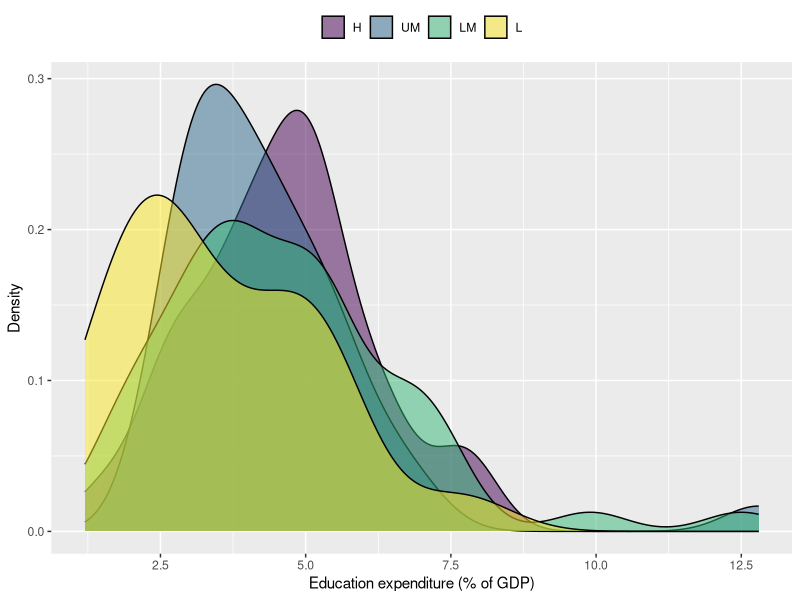
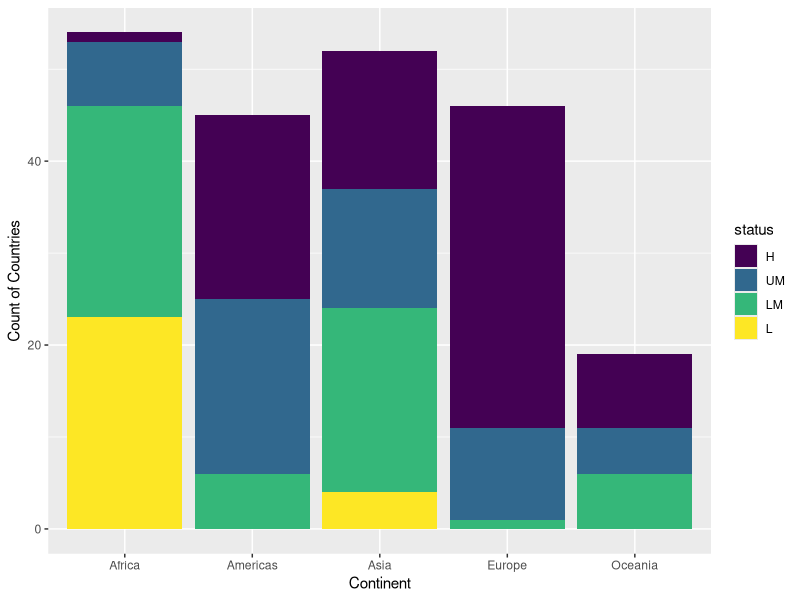
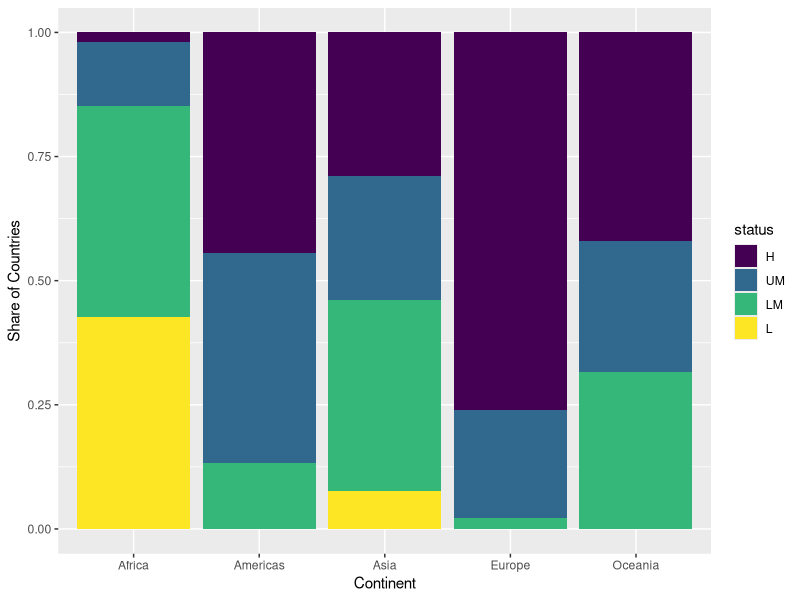
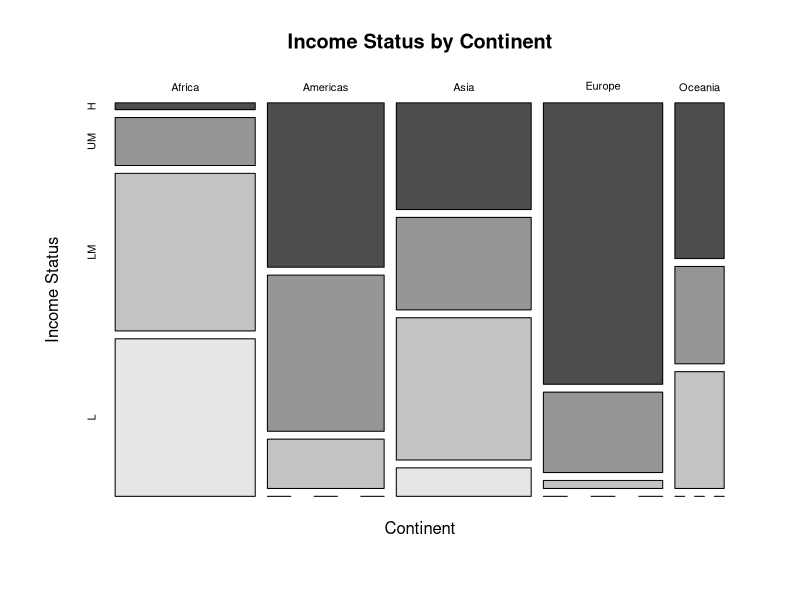
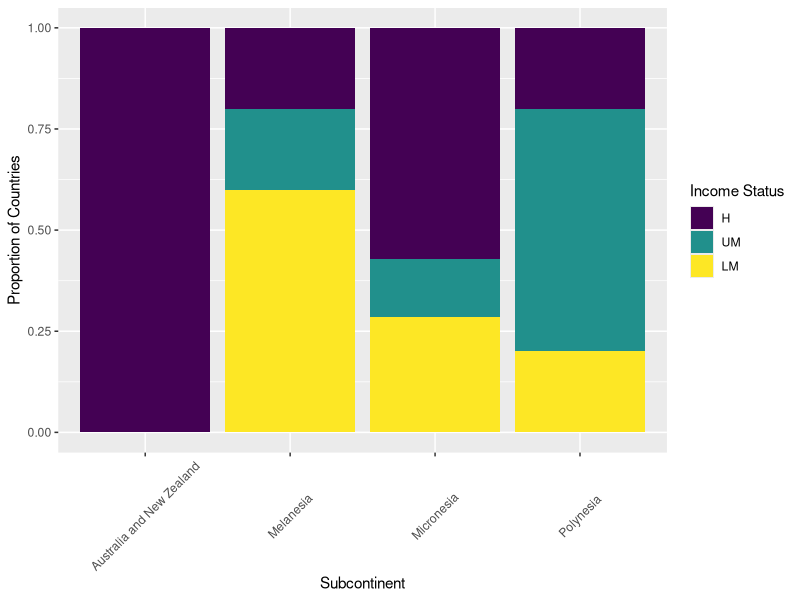
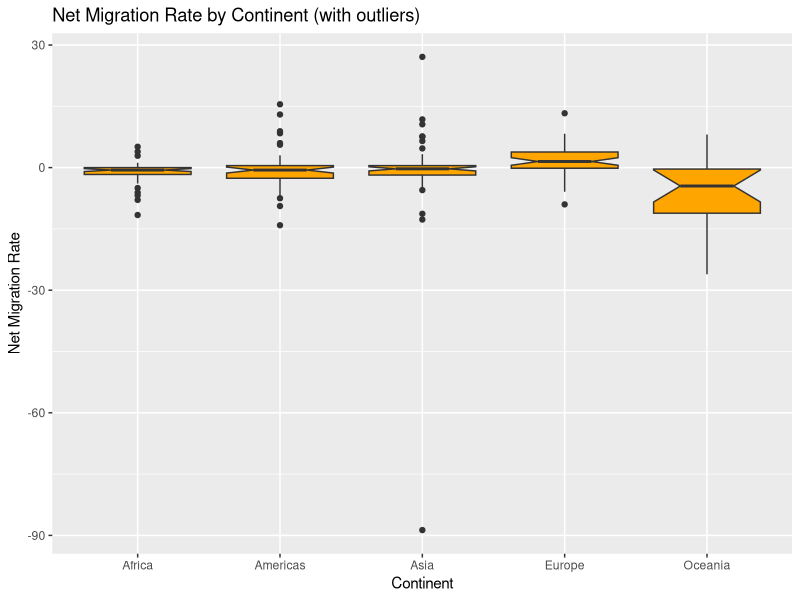
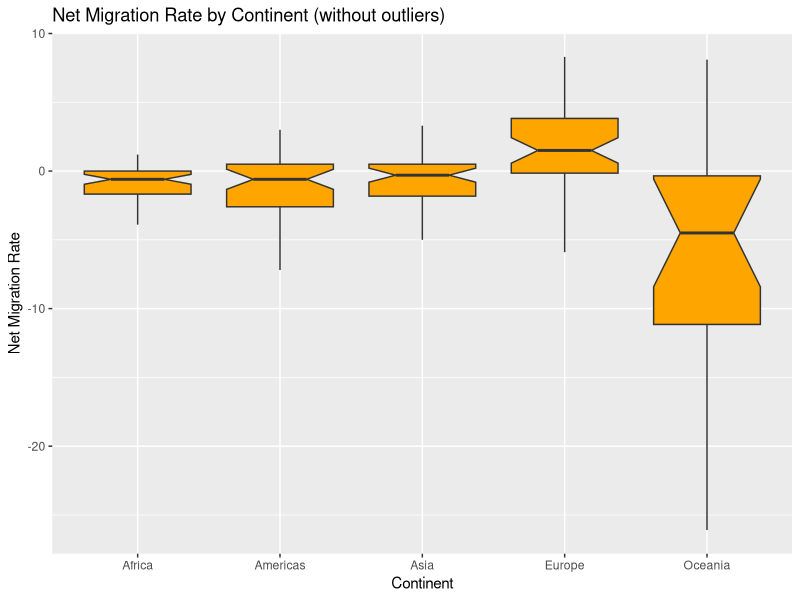
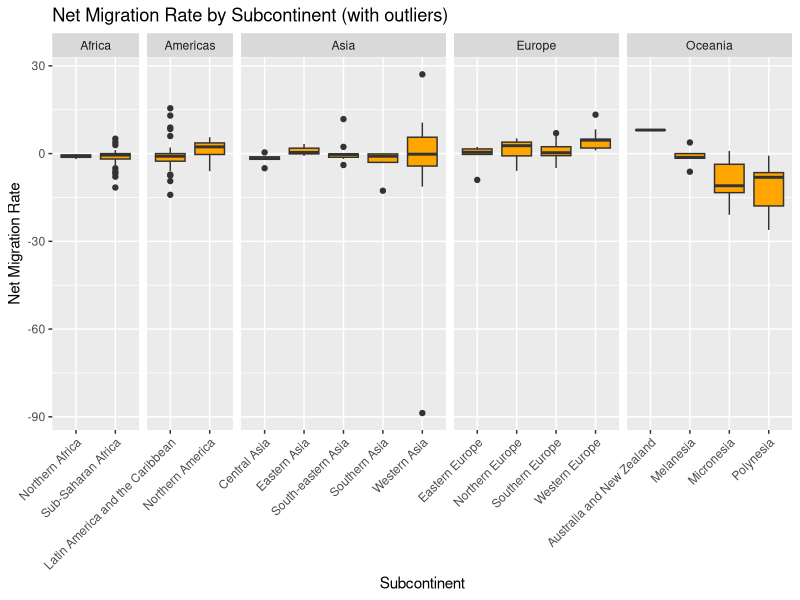

These figures' R source, in order:
## ---- chunk 1
# load libraries
library(readr)
library(dplyr)
library(stringr)
library(readxl)
library(tidyr)
library(ggplot2)

# read data
data = read_csv("file_out2.csv", na=c("", ".")) %>%
  select(-`...1`) %>%
  filter(!is.na(status)) %>%
  mutate(status = factor(status,
                         levels = c("H", "UM", "LM", "L"),
                         ordered = TRUE),
         low_yu = factor(low_yu,
                         levels = c("yes", "no")),
         high_nmr = factor(high_nmr,
                           levels = c("yes", "no")),
         )
# show structure
str(data)
## ---- chunk 2
ggplot(data, aes(x = expenditure, fill = status)) +
  geom_density(colour = "black", alpha = 0.5) +
  labs(x = "Education expenditure (% of GDP)", y = "Density") +
  theme(legend.position = "top",
        legend.title = element_blank(),
        legend.justification = "center")
## ---- chunk 3
ggplot(data, aes(x = continent, fill = status)) +
  geom_bar(position="stack") +
  labs(x = "Continent", y = "Count of Countries")
## ---- chunk 4
ggplot(data, aes(x = continent, fill = status)) +
  geom_bar(position="fill") +
  labs(x = "Continent", y = "Share of Countries")
## ---- chunk 5
mosaicplot(table(data$continent, data$status),
           main = "Income Status by Continent",
           xlab = "Continent",
           ylab = "Income Status",
           color = TRUE)
## ---- chunk 6
data %>%
  filter(continent == "Oceania") %>%
  ggplot(aes(x = subcontinent, fill = status)) +
    geom_bar(position = "fill") +
    labs(x = "Subcontinent",
         y = "Proportion of Countries",
         fill = "Income Status") +
    theme(axis.text.x = element_text(angle = 45, vjust = 0.5, hjust = 0.5))
## ---- chunk 7
# with outliers
ggplot(data, aes(x = continent, y = net_migr_rate)) +
  geom_boxplot(fill = "orange", outliers = TRUE, notch = TRUE) +
  labs(title = "Net Migration Rate by Continent (with outliers)",
       x = "Continent", y = "Net Migration Rate")

# without outliers
ggplot(data, aes(x = continent, y = net_migr_rate)) +
  geom_boxplot(fill = "orange", outliers = FALSE, notch = TRUE) +
  labs(title = "Net Migration Rate by Continent (without outliers)",
       x = "Continent", y = "Net Migration Rate")

# identify largest negative and positive outliers in Asia
data %>%
  filter(continent == "Asia") %>%
  filter(net_migr_rate == min(net_migr_rate, na.rm = TRUE)
         | net_migr_rate == max(net_migr_rate, na.rm = TRUE)) %>%
  select(country, net_migr_rate)
## ---- chunk 8
# with outliers
ggplot(data, aes(x = subcontinent, y = net_migr_rate)) +
  geom_boxplot(fill = "orange", outliers = TRUE) +
  facet_grid(. ~ continent, scales = "free_x", space = "free_x") +
  labs(title = "Net Migration Rate by Subcontinent (with outliers)",
       x = "Subcontinent", y = "Net Migration Rate") +
  theme(axis.text.x = element_text(angle = 45, hjust = 1))

# without outliers
ggplot(data, aes(x = subcontinent, y = net_migr_rate)) +
  geom_boxplot(fill = "orange", outliers = FALSE) +
  facet_grid(. ~ continent, scales = "free_x", space = "free_x") +
  labs(title = "Net Migration Rate by Subcontinent (without outliers)",
       x = "Subcontinent", y = "Net Migration Rate") +
  theme(axis.text.x = element_text(angle = 45, hjust = 1))
